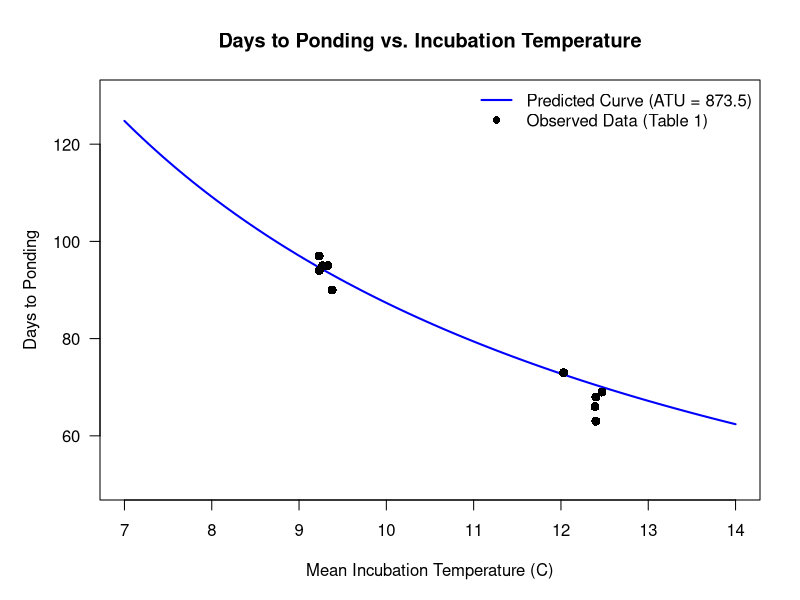

Recreate this plot in R.
# Winsor S, Blumenshine S, Adelizi P, Bigelow M. Precocious Maturation in Spring-Run Chinook Salmon Is Affected by 
# Incubation Temperature, Feeding Regime, and Parentage. Transactions of the American Fisheries Society 150:578-592, 2021.
# https://doi.org/10.1002/tafs.10309

# Code generated with Gemini 3.1 Pro on 6/9/26 by PA Calhoun

# ---------------------------------------------------------
# Define the theoretical curve based on Mean ATU
# ---------------------------------------------------------
# Mean ATU calculated from the 10 lots in Table 1 (5 warm, 5 cold)
mean_atu <- 873.5

# Define a sequence of temperatures for the continuous curve (e.g., 7C to 14C)
temp_seq <- seq(7, 14, length.out = 100)

# Calculate predicted days to ponding based on the ATU formula
predicted_days <- mean_atu / temp_seq

# ---------------------------------------------------------
# Raw Data from Table 1 for plotting overlay
# ---------------------------------------------------------
raw_temp <- c(12.40, 12.40, 12.39, 12.47, 12.03,  # Warm lots 1-5
              9.23, 9.23, 9.27, 9.33, 9.38)       # Cold lots 1-5

raw_days <- c(63, 68, 66, 69, 73,                 # Warm lots 1-5
              94, 97, 95, 95, 90)                 # Cold lots 1-5

# ---------------------------------------------------------
# Plotting
# ---------------------------------------------------------
par(mfrow = c(1, 1), mar = c(5, 5, 4, 2))

# Plot the continuous theoretical curve
plot(temp_seq, predicted_days, type = "l", col = "blue", lwd = 2,
     ylim = c(50, 130), xlim = c(7, 14), las = 1,
     xlab = "Mean Incubation Temperature (C)", 
     ylab = "Days to Ponding", 
     main = "Days to Ponding vs. Incubation Temperature")

# Overlay the raw data points from the experiment
points(raw_temp, raw_days, pch = 16, col = "black", cex = 1.2)

# Add a legend
legend("topright", legend = c("Predicted Curve (ATU = 873.5)", "Observed Data (Table 1)"),
       col = c("blue", "black"), lty = c(1, NA), pch = c(NA, 16), lwd = c(2, NA), bty = "n")

# ---------------------------------------------------------
# Data Export
# ---------------------------------------------------------
# Export the curve data to a CSV for external use
dat_ponding_curve <- data.frame(Temperature_C = temp_seq, Predicted_Days = predicted_days)
write.csv(dat_ponding_curve, "Winsor_2021_DaysToPonding_Curve.csv", row.names = FALSE)
